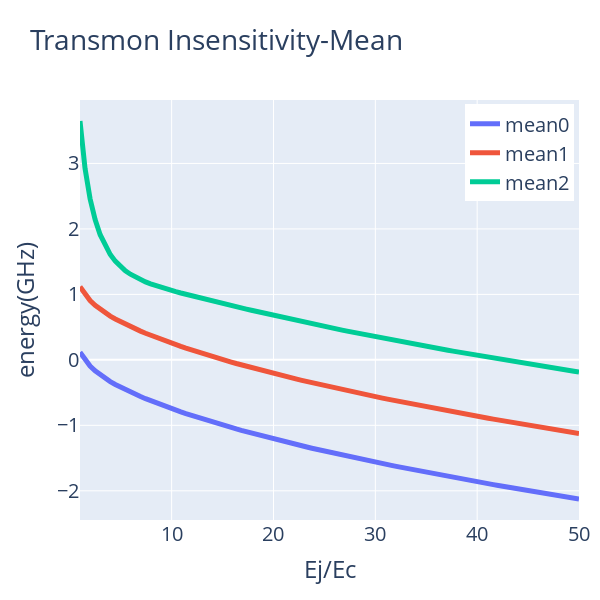

Notebook code for this chart:
### Code cell
plotCompare(ratio,avg,'Transmon Insensitivity-Mean','Ej/Ec','energy(GHz)',export='pdf',size=(600,600))
